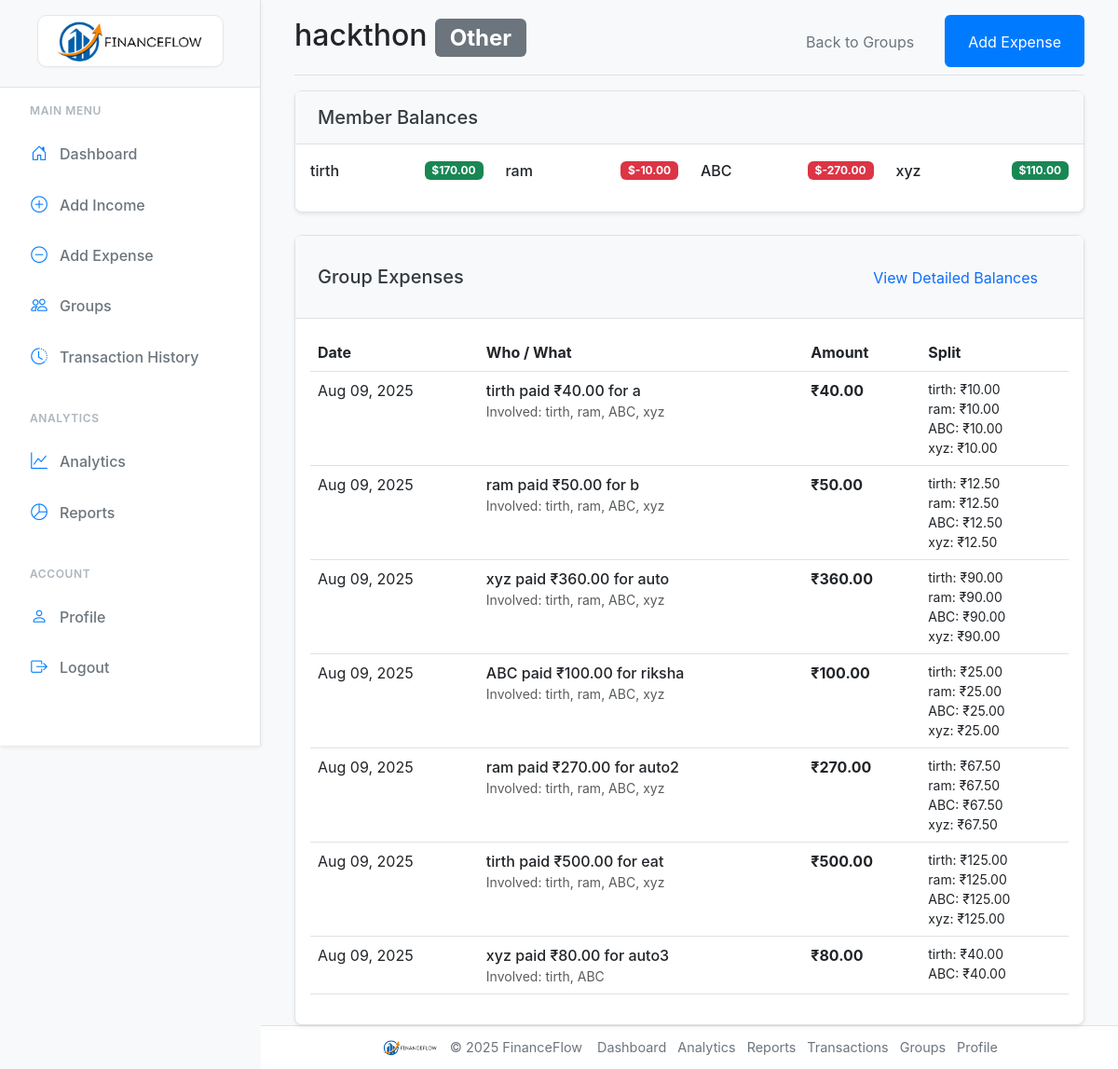
The page /group/2/ (signed in) on the database its author committed.
### project_app/models.py (models this page shows, shortened)
class Group(models.Model):
    GROUP_TYPE_CHOICES = [
        ('trip', 'Trip'),
        ('home', 'Home'),
        ('friends', 'Friends'),
        ('work', 'Work'),
        ('other', 'Other'),
    ]
    name = models.CharField(max_length=100)
    description = models.TextField(blank=True, null=True)
    group_type = models.CharField(max_length=20, choices=GROUP_TYPE_CHOICES, default='other')
    created_by = models.ForeignKey(Registration, on_delete=models.CASCADE, related_name='created_groups')
    members = models.ManyToManyField(Registration, through='GroupMember', related_name='joined_groups')
    created_at = models.DateTimeField(auto_now_add=True)
    updated_at = models.DateTimeField(auto_now=True)
    def get_member_balance(self, member):
        member_expenses = GroupExpense.objects.filter(
            group=self,
            included_members=member
        )
        total_owed = sum(
            expense.amount / expense.included_members.count()
            for expense in member_expenses
        )
        paid_expenses = GroupExpense.objects.filter(
            group=self,
            paid_by=member
        )
        total_paid = sum(expense.amount for expense in paid_expenses)
        return total_paid - total_owed

class Registration(models.Model):
    name=models.CharField(max_length=50)
    email=models.EmailField()
    phone_no=models.CharField(max_length=10)
    password=models.CharField(max_length=128)
    address=models.TextField()

class GroupExpense(models.Model):
    group = models.ForeignKey(Group, on_delete=models.CASCADE)
    paid_by = models.ForeignKey(Registration, on_delete=models.CASCADE, related_name='paid_expenses')
    description = models.CharField(max_length=255)
    amount = models.DecimalField(max_digits=12, decimal_places=2)
    date = models.DateField()
    included_members = models.ManyToManyField(Registration, related_name='included_expenses')
    created_at = models.DateTimeField(auto_now_add=True)

### project_app/views.py (the view)
# urls.py: path('group/<int:group_id>/', group_detail, name='group_detail'),
@login_required
def group_detail(request, group_id):
    user = Registration.objects.get(email=request.session['entry_email'])
    try:
        group = Group.objects.get(id=group_id)
        if not group.members.filter(id=user.id).exists() and group.created_by != user:
            return redirect('groups')
        expenses = GroupExpense.objects.filter(group=group).order_by('-date')
        member_balances = {}
        for member in group.members.all():
            balance = group.get_member_balance(member)
            member_balances[member] = balance
        context = {
            'group': group,
            'expenses': expenses,
            'member_balances': member_balances,
            'user': user
        }
        return render(request, 'groups/group_detail.html', context)
    except Group.DoesNotExist:
        return redirect('groups')

### project_app/templatetags/math_filters.py (called while the page is built)
@register.filter
def divide(value, arg):
    try:
        return float(value) / float(arg)
    except (ValueError, TypeError, ZeroDivisionError):
        return value

### project_app/views.py (called while the page is built)
def login_required(view_func):
    @wraps(view_func)
    def wrapper(request, *args, **kwargs):
        if 'entry_email' not in request.session:
            return redirect('login')
        return view_func(request, *args, **kwargs)
    return wrapper

### project_app/templates/groups/group_detail.html (shortened to what this page needs)
{% extends '../base.html' %}
{% load math_filters %}
{% block content %}
<div class="container-fluid">
    <main class="px-md-4">
            <div class="d-flex justify-content-between flex-wrap flex-md-nowrap align-items-center pt-3 pb-2 mb-3 border-bottom">
                <div>
                    <h1 class="h2">{{ group.name }} <span class="badge bg-secondary">{{ group.get_group_type_display }}</span></h1>
                </div>
                <div class="btn-toolbar mb-2 mb-md-0">
                    <a href="{% url 'groups' %}" class="btn btn-outline-secondary me-2">
                         Back to Groups
                    </a>
                    <a href="{% url 'add_group_expense' group.id %}" class="btn btn-primary">
                         Add Expense
                    </a>
                </div>
            </div>
            <div class="row mb-4">
                <div class="col-12">
                    <div class="card">
                        <div class="card-header">
                            <h5 class="card-title mb-0">Member Balances</h5>
                        </div>
                        <div class="card-body">
                            <div class="row">
                                {% for member, balance in member_balances.items %}
                                    <div class="col-md-4 col-lg-3 mb-3">
                                        <div class="d-flex justify-content-between align-items-center">
                                            <span class="fw-medium">{{ member.name }}</span>
                                            <span class="badge {% if balance > 0 %}bg-success{% elif balance < 0 %}bg-danger{% else %}bg-secondary{% endif %}">
                                                ${{ balance|floatformat:2 }}
                                            </span>
                                        </div>
                                    </div>
                                {% endfor %}
                            </div>
                        </div>
                    </div>
                </div>
            </div>
            <div class="row">
                <div class="col-12">
                    <div class="card">
                        <div class="card-header d-flex justify-content-between align-items-center">
                            <h5 class="card-title mb-0">Group Expenses</h5>
                            <a href="{% url 'group_balances' group.id %}" class="btn btn-outline-primary btn-sm">
                                 View Detailed Balances
                            </a>
                        </div>
                        <div class="card-body">
                            {% if expenses %}
                                <div class="table-responsive">
                                    <table class="table table-hover">
                                        <thead>
                                            <tr>
                                                <th>Date</th>
                                                <th>Who / What</th>
                                                <th>Amount</th>
                                                <th>Split</th>
                                            </tr>
                                        </thead>
                                        <tbody>
                                            {% for expense in expenses %}
                                                <tr>
                                                    <td>{{ expense.date|date:"M d, Y" }}</td>
                                                    <td>
                                                        <div class="fw-medium">{{ expense.paid_by.name }} paid ₹{{ expense.amount|floatformat:2 }} for {{ expense.description }}</div>
                                                        <div class="text-muted small">
                                                            Involved:
                                                            {% for m in expense.included_members.all %}
                                                                {{ m.name }}{% if not forloop.last %}, {% endif %}
                                                            {% endfor %}
                                                        </div>
                                                    </td>
                                                    <td class="fw-bold">₹{{ expense.amount|floatformat:2 }}</td>
                                                    <td class="small">
                                                        {% for m in expense.included_members.all %}
                                                            <div>{{ m.name }}: ₹{{ expense.amount|divide:expense.included_members.count|floatformat:2 }}</div>
                                                        {% endfor %}
                                                    </td>
                                                </tr>
                                            {% endfor %}
                                        </tbody>
                                    </table>
                                </div>
                            {% endif %}
                        </div>
                    </div>
                </div>
            </div>
    </main>
</div>
{% endblock %}

### project_app/static/CSS/Style.css (style rules this page uses)
:root { --primary-color: #007bff; --primary-dark: #0056b3; --text-primary: #6c757d; --warning-color: #ffc107; --radius-lg: 0.5rem; --shadow-md: 0 0.125rem 0.25rem rgba(0, 0, 0, 0.075); }
* { margin: 0; padding: 0; box-sizing: border-box; }
a { text-decoration: none !important; list-style: none; transition: all 0.3s ease; }

### project_app/templates/base.html (style rules this page uses)
body { background-color: #f8f9fa; font-family: -apple-system, BlinkMacSystemFont, 'Segoe UI', Roboto, sans-serif; }
.card { box-shadow: 0 0.125rem 0.25rem rgba(0, 0, 0, 0.075); }
:root { --primary-color: #007bff; --secondary-color: #6c757d; --success-color: #28a745; --danger-color: #dc3545; --warning-color: #ffc107; --info-color: #17a2b8; --light-color: #f8f9fa; --dark-color: #343a40; --white: #ffffff; --gray-100: #f8f9fa; --gray-200: #e9ecef; --gray-300: #dee2e6; --gray-400: #ced4da; --gray-500: #adb5bd; --gray-600: #6c757d; --gray-700: #495057; --gray-800: #343a40; --gray-900: #212529; }
.btn-primary { background-color: var(--primary-color); border-color: var(--primary-color); }
.card-header { background: var(--gray-100); border-bottom: 1px solid var(--gray-300); color: var(--dark-color); font-weight: 600; padding: 0.75rem 1.25rem; }
.btn { padding: 0.75rem 1.5rem; font-size: 1rem; border-radius: 0.375rem; font-weight: 400; text-align: center; text-decoration: none; display: inline-block; border: 1px solid transparent; transition: color 0.15s ease-in-out, background-color 0.15s ease-in-out, border-color 0.15s ease-in-out, box-shadow 0.15s ease-in-out; }
.card { border: 1px solid #dee2e6; border-radius: 0.5rem; box-shadow: 0 0.125rem 0.25rem rgba(0, 0, 0, 0.075); }
.card-header { background: #f8f9fa; border-bottom: 1px solid #dee2e6; padding: 1rem 1.5rem; font-weight: 600; }

### rows shown on the page
Group: name "hackthon", group_type "Other"
Registration: name "tirth", balance "170.00"
Registration: name "ram", balance "-10.00"
Registration: name "ABC", balance "-270.00"
Registration: name "xyz", balance "110.00"
GroupExpense: date "Aug 09, 2025", paid_by.name "tirth", amount "40.00", description "a", amount|divide "10.00"
GroupExpense: date "Aug 09, 2025", paid_by.name "ram", amount "50.00", description "b", amount|divide "12.50"
GroupExpense: date "Aug 09, 2025", paid_by.name "xyz", amount "360.00", description "auto", amount|divide "90.00"
GroupExpense: date "Aug 09, 2025", paid_by.name "ABC", amount "100.00", description "riksha", amount|divide "25.00"
GroupExpense: date "Aug 09, 2025", paid_by.name "ram", amount "270.00", description "auto2", amount|divide "67.50"
GroupExpense: date "Aug 09, 2025", paid_by.name "tirth", amount "500.00", description "eat", amount|divide "125.00"
GroupExpense: date "Aug 09, 2025", paid_by.name "xyz", amount "80.00", description "auto3", amount|divide "40.00"
